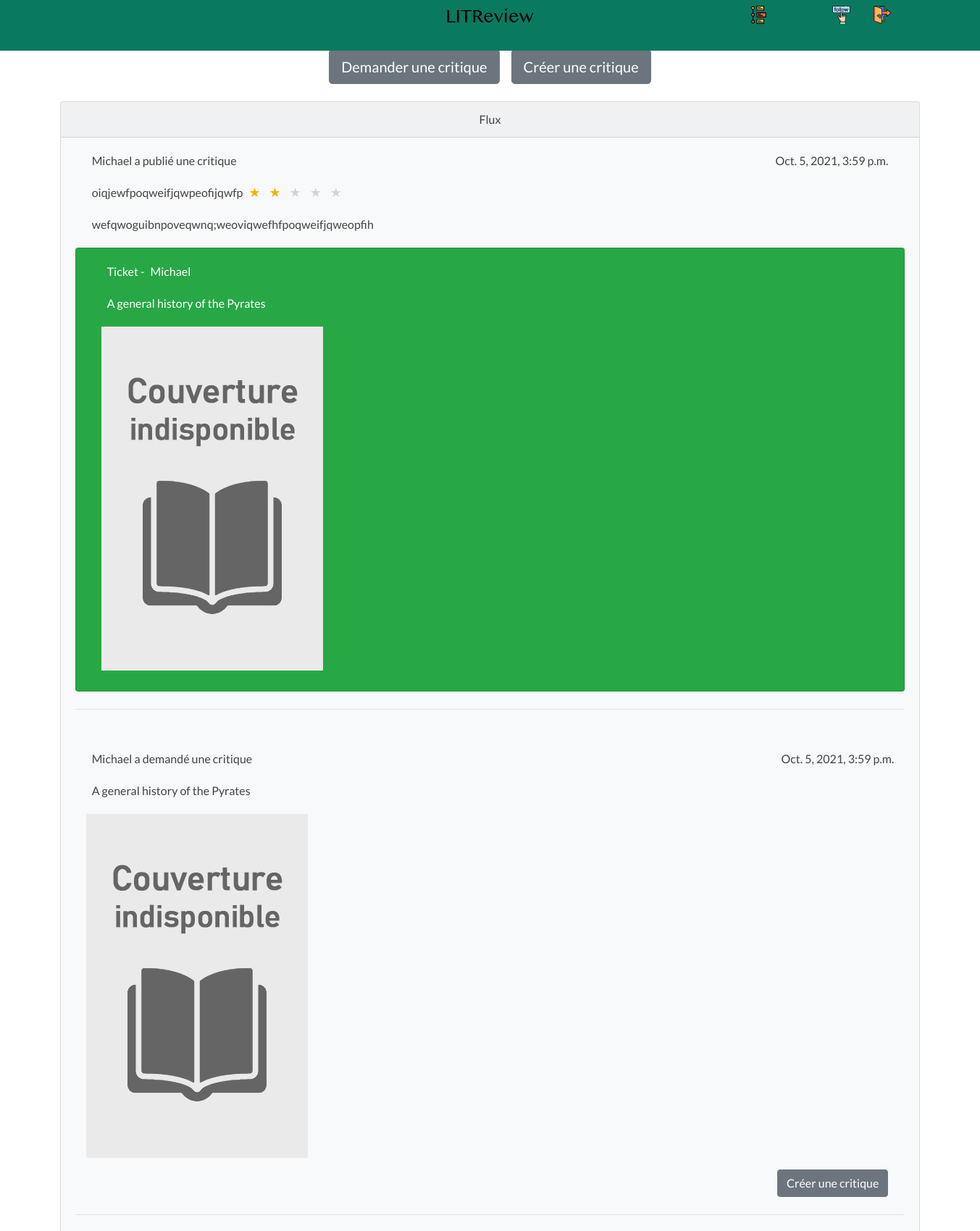
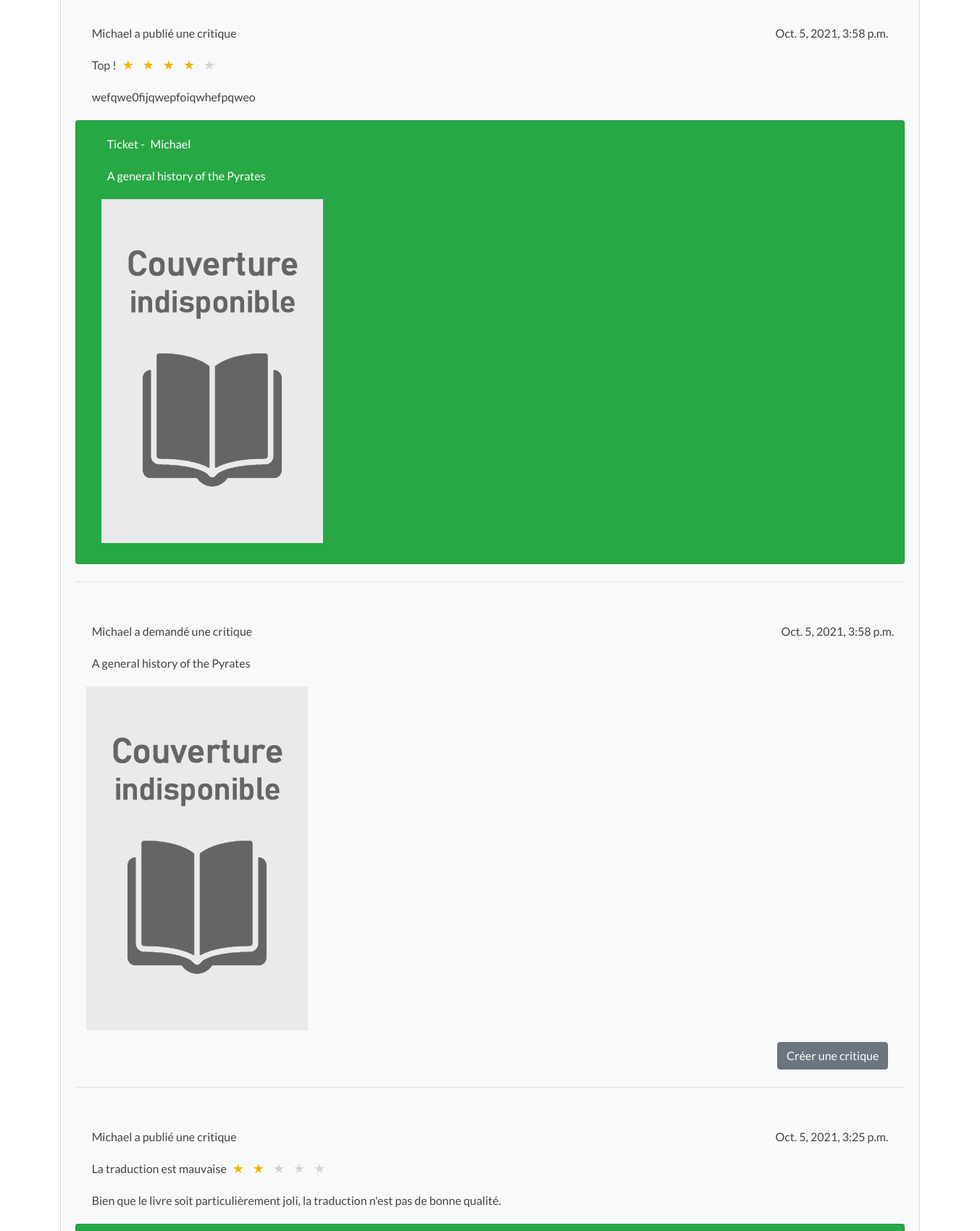
Screenshot of /feed/ (signed in, upper part) with the database file from the repository (2 pictures, top to bottom).
### app/models.py (models this page shows)
class Review(models.Model):
    ticket = models.ForeignKey(to=Ticket, on_delete=models.CASCADE)
    rating = models.PositiveSmallIntegerField(
        validators=[MinValueValidator(0), MaxValueValidator(5)]
    )
    headline = models.CharField(max_length=128)
    body = models.TextField(max_length=8192, blank=True)
    user = models.ForeignKey(
        to=settings.AUTH_USER_MODEL,
        on_delete=models.CASCADE
    )
    time_created = models.DateTimeField(auto_now_add=True)

class Ticket(models.Model):
    title = models.CharField(max_length=128)
    description = models.TextField(max_length=2048, blank=True)
    user = models.ForeignKey(
        to=settings.AUTH_USER_MODEL,
        on_delete=models.CASCADE
    )
    image = models.ImageField(
        null=True,
        blank=True,
        upload_to='images/',
        default='images/default.jpeg'
    )
    time_created = models.DateTimeField(auto_now_add=True)

### app/views.py (the view)
# urls.py: path('feed/', views.feed_view, name='feed'),
@login_required(login_url='feed')
def feed_view(request):
    tickets = list(Ticket.objects.all())
    reviews = list(Review.objects.all())
    tickets_and_reviews = sorted(
        tickets + reviews,
        key=lambda item: item.time_created,
        reverse=True
    )
    context = {"tickets_and_reviews": tickets_and_reviews}
    return render(request, 'feed.html', context)

### app/templates/feed.html (shortened to what this page needs)
{% extends 'base_index.html' %}
{% load static %}
{% block content %}
    {% url "new_review_request" as new_review_request_url %}
    {% url "new_review_without_ticket" as new_review_without_ticket_url %}
    <div id="block-content-home">
        <header>
            {% block navbar %}
                {% include "navbar.html" %}
            {% endblock navbar %}
        </header>
        <div id="content-def-bp">
            <div class="center-block text-center">
                <div class="col d-flex justify-content-center mb-4">
                    <a class="btn btn-secondary btn-lg mr-2" href="{{ new_review_request_url }}">Demander une critique</a>
                    <a class="btn btn-secondary btn-lg ml-2" href="{{ new_review_without_ticket_url }}">Créer une critique</a>
                </div>
                <div class="col d-flex justify-content-center mb-4">
                    <div class="card bg-light mb-3">
                        <div class="card-header">Flux</div>
                        {% for item in tickets_and_reviews %}
                            {% if item.rating %}
                                <div class="card-body">
                                    <div class="col d-flex justify-content-between mb-2">
                                        {% if user == item.user %}
                                            <p class="card-title ml-2">Vous avez publié une critique</p>
                                        {% else %}
                                            <p class="card-title ml-2">{{ item.user }} a publié une critique</p>
                                        {% endif %}
                                        <p class="card-title mr-2">{{ item.time_created }}</p>
                                    </div>
                                    <div class="col d-flex mb-2">
                                        <p class="card-title ml-2">{{ item.headline }}</p>
                                        <div class="django-starfield" id="django-starfield-newreview-rating">
                                            {% widthratio item.rating 1 -1 as negative_item_rating %}
                                            {% with rest=negative_item_rating|add:"5" %}
                                                {% if rest %}
                                                    {% for i in "x"|rjust:rest %}
                                                        <label for="newreview-rating-{{ forloop.counter }}" style="color:lightgray;"></label>
                                                    {% endfor %}
                                                {% endif %}
                                            {% endwith %}
                                            {% for i in "x"|rjust:item.rating %}
                                                <label for="newreview-rating-{{ forloop.counter }}" style="filter:none"></label>
                                            {% endfor %}
                                        </div>
                                    </div>
                                    <div class="col d-flex mb-2">
                                        <p class="card-title ml-2">{{ item.body }}</p>
                                    </div>
                                    <div class="card text-white bg-success mb-3">
                                        <div class="card-body">
                                            <div class="col d-flex mb-2">
                                                <p class="card-title ml-2">Ticket -</p>
                                                {% if item.ticket.user != user %}
                                                    <p class="card-title ml-2">{{ item.ticket.user }}</p>
                                                {% else %}
                                                    <p class="card-title ml-2">Vous</p>
                                                {% endif %}
                                            </div>
                                            <div class="col d-flex mb-2">
                                                <p class="card-title ml-2">{{ item.ticket.title }}</p>
                                            </div>
                                            <div class="col d-flex mb-2">
                                                {% if item.ticket.image %}
                                                    <img class="img-max" src="{{ item.ticket.image.url }}" alt="{{ item.ticket.image }}"/>
                                                {% endif %}
                                            </div>
                                        </div>
                                    </div>
                                    <hr class="mt-4"/>
                                </div>
                            {% else %}
                                <div class="card-body">
                                    <div class="col d-flex justify-content-between mb-2">
                                        {% if user == item.user %}
                                            <p class="card-title ml-2">Vous avez demandé une critique</p>
                                        {% else %}
                                            <p class="card-title ml-2">{{ item.user }} a demandé une critique</p>
                                        {% endif %}
                                        <p class="card-text ml-2">{{ item.time_created }}</p>
                                    </div>
                                    <div class="col d-flex mb-2">
                                        <p class="card-title ml-2">{{ item.title }}</p>
                                    </div>
                                    <div class="col d-flex mb-2">
                                        {% if item.image %}
                                            <img class="img-max mb-2" src="{{ item.image.url }}" alt="image"/>
                                        {% endif %}
                                    </div>
                                    <div class="col d-flex justify-content-end mb-2">
                                        <a class="btn btn-secondary btn-md mr-2" href="{% url "new_review_with_ticket" ticket_id=item.id %}">Créer une critique</a>
                                    </div>
                                    <hr class="mt-4"/>
                                </div>
                            {% endif %}
                        {% endfor %}
                    </div>
                </div>
            </div>
        </div>
    </div>
{% endblock content %}

### app/static/css/style.css (style rules this page uses)
body { padding: 0; margin: 0; height: 100vh; font-family: 'Lato', sans-serif !important; color: #434343; }
a { color: #097960; }
#content1, #content2, #content3, #content-slides, #content-comment-ca-marche, #content-def-bp { padding-left: 5%; padding-right: 5%; }
#content-def-bp { padding-top: 5%; padding-bottom: 10%; }

### app/static/css/django_starfield.css (style rules this page uses)
.django-starfield, .django-starfield label::before { display: inline-block; }
.django-starfield * { margin-left: 7px; padding: 0; }
.django-starfield { unicode-bidi: bidi-override; direction: rtl; }
.django-starfield label { color: #f5b301; filter: grayscale(1); }
.django-starfield label::before { content: '\2605'; width: 18px; line-height: 18px; text-align: center; font-size: 18px; }

### rows the page displays
Review: user "Michael", time_created "Oct. 5, 2021, 3:59 p.m.", headline "oiqjewfpoqweifjqwpeofijqwfp", rating 2 (drawn), body "wefqwoguibnpoveqwnq;weoviqwefhfpoqweifjqweopfih", ticket.user "Michael", ticket "A general history of the Pyrates", ticket.image (placeholder picture)
Ticket: user "Michael", time_created "Oct. 5, 2021, 3:59 p.m.", title "A general history of the Pyrates", image (placeholder picture)
Review: user "Michael", time_created "Oct. 5, 2021, 3:58 p.m.", headline "Top !", rating 4 (drawn), body "wefqwe0fijqwepfoiqwhefpqweo", ticket.user "Michael", ticket "A general history of the Pyrates", ticket.image (placeholder picture)
Ticket: user "Michael", time_created "Oct. 5, 2021, 3:58 p.m.", title "A general history of the Pyrates", image (placeholder picture)
Review: user "Michael", time_created "Oct. 5, 2021, 3:25 p.m.", headline "La traduction est mauvaise", rating 2 (drawn), body "Bien que le livre soit particulièrement joli, la traduction n'est pas de bonne qualité."
